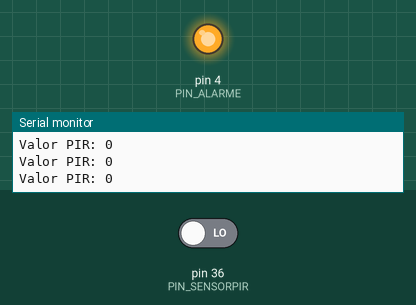
Recording of a sketch running on a simulated Arduino Mega 2560, built with avr-gcc and run on an emulated ATmega2560. Parts: output pins drawn as LEDs (lit = HIGH), the last lines printed to the serial monitor. Inputs (shaded band) come from the test bench; at power-on: pin 36 (PIN_SENSORPIR) LOW.

Above: at 1.3 s.
1.4 s: pin 36 (PIN_SENSORPIR) driven HIGH
At 1.8 s:
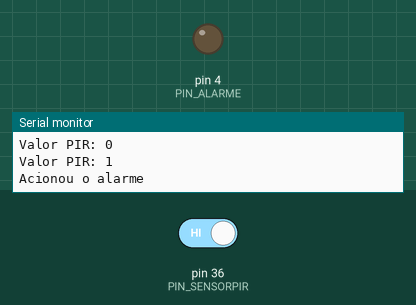
Timing chart, 0 to 8.5 s (numbered marks = the images above; inputs shaded):
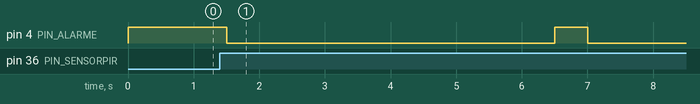

The sketch:

teste_pir-dispara-alarme-5s.ino
```cpp
#define DEBUG


#define PIN_SENSORPIR       36

#define PIN_ALARME          4


// the setup function runs once when you press reset or power the board
void setup() {
  // Se DEBUG, inicializa a serial
#ifdef DEBUG
  Serial.begin(115200);
#endif
  pinMode(PIN_SENSORPIR, INPUT);
  pinMode(PIN_ALARME, OUTPUT);

  digitalWrite(PIN_ALARME,HIGH);

}


// the loop function runs over and over again forever
void loop() {

#ifdef DEBUG
  Serial.print("Valor PIR: ");
  Serial.println(digitalRead(PIN_SENSORPIR));
#endif

  if (digitalRead(PIN_SENSORPIR)==HIGH) {
#ifdef DEBUG
  Serial.println("Acionou o alarme");
#endif
    digitalWrite(PIN_ALARME,LOW);
    delay(5000);
    digitalWrite(PIN_ALARME,HIGH);
#ifdef DEBUG
  Serial.println("Acionou o alarme");
#endif
  }
  delay(500);
}
```

Measured:
- after the input at 1.4 s, pin 4 (PIN_ALARME): HIGH → LOW after 0.10 s, → HIGH 5.0 s later, → LOW 0.50 s later
